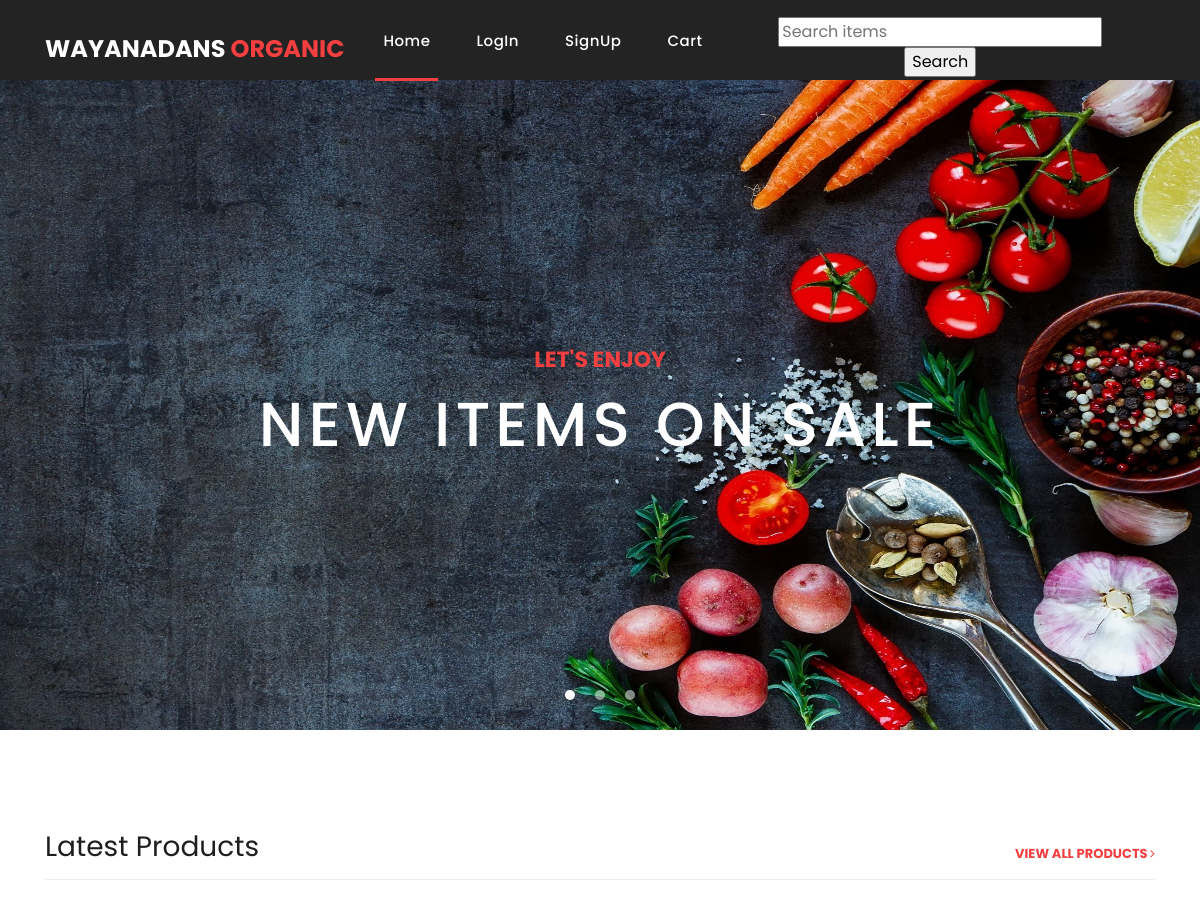
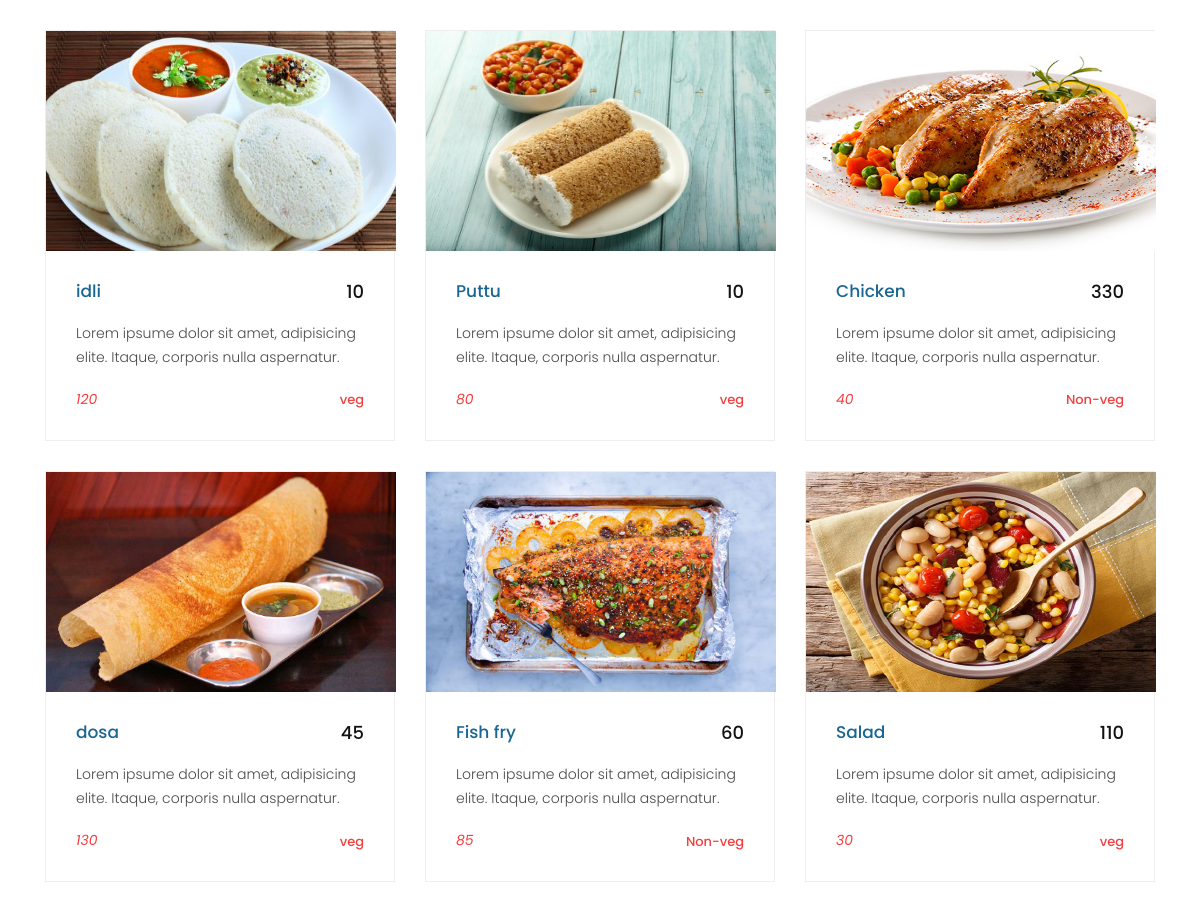
The page / on the database its author committed (2 pictures, top to bottom).
### shop/models.py (models this page shows, shortened)
class prod(models.Model):
    name = models.CharField(max_length=200,unique=True)
    slug = models.SlugField(max_length=200,unique=True)
    img= models.ImageField(upload_to='images')
    desc=models.TextField()
    stock=models.IntegerField()
    price=models.IntegerField()
    available=models.BooleanField()
    category=models.ForeignKey(categ,on_delete=models.CASCADE)

class categ(models.Model):
    name=models.CharField(max_length=200,unique=True)
    slug=models.SlugField(max_length=200,unique=True)
    def __str__(self):
        return self.name

### shop/views.py (the view)
# urls.py: 2. Add a URL to urlpatterns:  path('', views.home, name='home')
def home(request,c_slug=None):
    c_page=None
    prodt=None
    if c_page!=None:
        c_page=get_object_or_404(categ,slug=c_slug)
        prodt=prod.objects.filter(category=c_page,available=True)
    else:
        prodt=prod.objects.all().filter(available=True)
    paginator=Paginator(prod,4)
    try:
        page=int(request.GET.get('page','1'))
    except:
        page=1
    return render(request,'home.html',{'prodt':prodt})

### templates/home.html (shortened to what this page needs)
{% load static %}
<html lang="en">
  <head>
    <link href="{% static 'hom/vendor/bootstrap/css/bootstrap.min.css' %}" rel="stylesheet">
    <link rel="stylesheet" href="{% static 'hom/assets/css/fontawesome.css' %}">
    <link rel="stylesheet" href="{% static 'hom/assets/css/templatemo-sixteen.css' %}">
    <link rel="stylesheet" href="{% static 'hom/assets/css/owl.css' %}">
  </head>
  <body>
    <header class="">
      <nav class="navbar navbar-expand-lg">
        <div class="container">
          <a class="navbar-brand" href="/"><h2>Wayanadans<em>  Organic</em></h2></a>
          <div class="collapse navbar-collapse" id="navbarResponsive">
            <ul class="navbar-nav ml-auto">
              <li class="nav-item active">
                <a class="nav-link" href="/">Home
                </a>
              </li>
              <li class="nav-item">
                <a class="nav-link" href="{% url 'login' %}">LogIn</a>
              </li>
              <li class="nav-item">
                <a class="nav-link" href="{%url  'registration' %}">SignUp</a>
              </li>
              <li class="nav-item">
                <a class="nav-link" href="{%url  'cart' %}">Cart</a>
              </li>
             <li class="nav-item">
               <form action="{% url 'search' %}" method="get">
                 <input type="text" name="s" placeholder="Search items">
                 <input type="submit" value="Search">
                </form>
             </li>
            </ul>
          </div>
        </div>
      </nav>
    </header>
    <div class="banner header-text">
      <div class="owl-banner owl-carousel">
        <div ><a><img src="{% static 'hom/assets/images/organicmain.jpg' %}"  width="1400" height="650"></a>
          <div class="text-content">
            <h4>Let's Enjoy</h4>
            <h2>New Items On Sale</h2>
          </div>
        </div>
      </div>
    </div>
    <div class="latest-products">
      <div class="container">
        <div class="row">
          <div class="col-md-12">
            <div class="section-heading">
              <h2>Latest Products</h2>
              <a href="{%url 'allproducts' %}">view all products <i class="fa fa-angle-right"></i></a>
            </div>
          </div>
          {% for i in prodt %}
          <div class="col-md-4">
            <div class="product-item">
              <a href="#"><img src="{{i.img.url}}" style= "width:350px; height:220px;" alt=""></a>
              <div class="down-content">
                <a href="{%url 'details' i.id %}"><h4>{{i.name}}</h4></a>
                <h6>{{i.price}}</h6>
                <p>Lorem ipsume dolor sit amet, adipisicing elite. Itaque, corporis nulla aspernatur.</p>
                <ul class="stars">
                  <li><i>{{i.stock}}</i></li>
                </ul>
                <span>{{i.category}}</span>
              </div>
            </div>
          </div>
          {% endfor %}
        </div>
      </div>
    </div>
  </body>
</html>

### static/hom/assets/css/templatemo-sixteen.css (style rules this page uses)
body { font-family: 'Poppins', sans-serif; overflow-x: hidden; text-rendering: optimizeLegibility; -webkit-font-smoothing: antialiased; -moz-osx-font-smoothing: grayscale; }
p { margin-bottom: 0px; font-size: 14px; font-weight: 300; color: #4a4a4a; line-height: 24px; }
a { text-decoration: none!important; }
ul { padding: 0; margin: 0; list-style: none; }
h1,h2,h3,h4,h5,h6 { margin: 0px; }
.section-heading { text-align: left; margin-bottom: 60px; border-bottom: 1px solid #eee; }
.section-heading h2 { font-size: 28px; font-weight: 400; color: #1e1e1e; margin-bottom: 15px; }
header { position: absolute; z-index: 99999; width: 100%; height: 80px; background-color: #232323; -webkit-transition: all 0.3s ease-in-out 0s; -moz-transition: all 0.3s ease-in-out 0s; -o-transition: all 0.3s ease-in-out 0s; transition: all 0.3s ease-in-out 0s; }
header .navbar { padding: 17px 0px; }
.navbar .navbar-brand { float: left; margin-top: -12px; outline: none; }
.navbar .navbar-brand h2 { color: #fff; text-transform: uppercase; font-size: 24px; font-weight: 700; -webkit-transition: all .3s ease 0s; -moz-transition: all .3s ease 0s; -o-transition: all .3s ease 0s; transition: all .3s ease 0s; }
.navbar .navbar-brand h2 em { font-style: normal; color: #f33f3f; }
#navbarResponsive { z-index: 999; }
.navbar-collapse { text-align: center; }
.navbar .navbar-nav .nav-item { margin: 0px 15px; }
.navbar .navbar-nav a.nav-link { text-transform: capitalize; font-size: 15px; font-weight: 500; letter-spacing: 0.5px; color: #fff; transition: all 0.5s; margin-top: 5px; }
.navbar .navbar-nav .nav-link:hover, .navbar .navbar-nav .active>.nav-link, .navbar .navbar-nav .nav-link.active, .navbar .navbar-nav .nav-link.show, .navbar .navbar-nav .show>.nav-link { color: #fff; padding-bottom: 25px; border-bottom: 3px solid #f33f3f; }
.banner { position: relative; text-align: center; padding-top: 80px; }
.banner .text-content { position: absolute; top: 50%; transform: translateY(-50%); text-align: center; width: 100%; }
.banner .text-content h4 { color: #f33f3f; font-size: 22px; text-transform: uppercase; font-weight: 700; margin-bottom: 15px; }
.banner .text-content h2 { color: #fff; font-size: 62px; text-transform: uppercase; letter-spacing: 5px; }
.latest-products { margin-top: 100px; }
.latest-products .section-heading a { float: right; margin-top: -35px; text-transform: uppercase; font-size: 13px; font-weight: 700; color: #f33f3f; }
.product-item { border: 1px solid #eee; margin-bottom: 30px; }
.product-item .down-content { padding: 30px; position: relative; }
.product-item img { width: 100%; overflow: hidden; }
.product-item .down-content h4 { font-size: 17px; color: #1a6692; margin-bottom: 20px; }
.product-item .down-content h6 { position: absolute; top: 30px; right: 30px; font-size: 18px; color: #121212; }
.product-item .down-content p { margin-bottom: 20px; }
.product-item .down-content ul li { display: inline-block; }
.product-item .down-content ul li i { color: #f33f3f; font-size: 14px; }
.product-item .down-content span { position: absolute; right: 30px; bottom: 30px; font-size: 13px; color: #f33f3f; font-weight: 500; }

### rows shown on the page
prod: img (picture), name "idli", price "10", stock "120", category "veg"
prod: img (picture), name "Puttu", price "10", stock "80", category "veg"
prod: img (picture), name "Chicken", price "330", stock "40", category "Non-veg"
prod: img (picture), name "dosa", price "45", stock "130", category "veg"
prod: img (picture), name "Fish fry", price "60", stock "85", category "Non-veg"
prod: img (picture), name "Salad", price "110", stock "30", category "veg"
